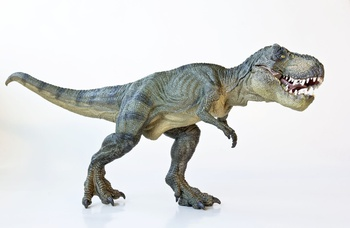
#> input picture basis_learning/dinasaur.jpg, 350 x 228 px
$ python sobel_and_laplacian.py --image dinasaur.jpg   (older library calls are emulated)
#> lines starting #> are read from the running program, lines starting #| are printed output that depends on the picture
# from __future__ import print_function
import numpy as np
import argparse
import cv2
# import mahotas

ap = argparse.ArgumentParser()
ap.add_argument('-i','--image',required=True, help='path to image')
args = vars(ap.parse_args())

image = cv2.imread(args['image'])
#> image is the input picture: shape (228, 350, 3); mean B, G, R 216.4, 216.9, 215.4
image = cv2.cvtColor(image, cv2.COLOR_BGR2GRAY)
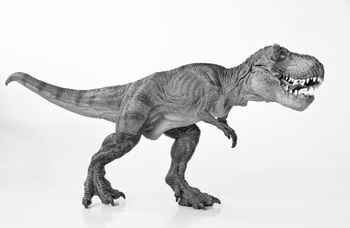
#> image: shape (228, 350); min 2, max 255, mean 216.4
cv2.imshow('Original', image)

lap = cv2.Laplacian(image, cv2.CV_64F)
lap = np.uint8(np.absolute(lap))
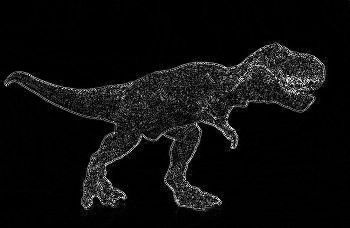
#> lap: shape (228, 350); min 0, max 255, mean 13.2
cv2.imshow('Laplacian', lap)
cv2.waitKey(0)

sobelX = cv2.Sobel(image, cv2.CV_64F, 1, 0)
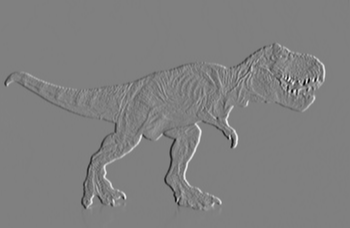
#> sobelX: shape (228, 350) float64; min -952, max 943, mean 0; drawn with min black and max white
sobelY = cv2.Sobel(image, cv2.CV_64F, 0, 1)
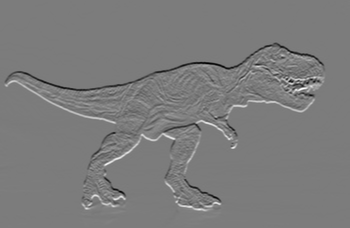
#> sobelY: shape (228, 350) float64; min -830, max 873, mean -0.3; drawn with min black and max white

sobelX = np.uint8(np.absolute(sobelX))
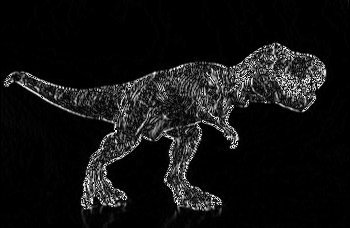
#> sobelX: shape (228, 350); min 0, max 255, mean 18.3
sobelY = np.uint8(np.absolute(sobelY))
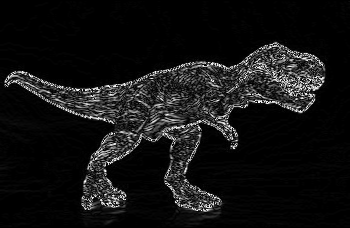
#> sobelY: shape (228, 350); min 0, max 255, mean 19.2

sobelCombined = cv2.bitwise_or(sobelX, sobelY)
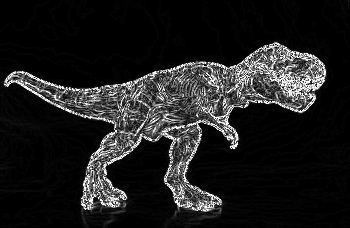
#> sobelCombined: shape (228, 350); min 0, max 255, mean 30.5

cv2.imshow('sobelX', sobelX)
cv2.imshow('sobelY', sobelY)
cv2.imshow('Sobel Combined', sobelCombined)
cv2.waitKey(0)
